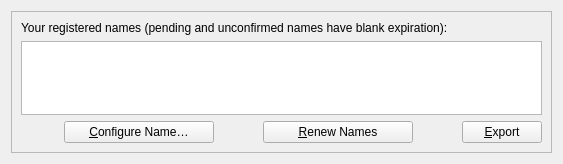
<?xml version="1.0" encoding="UTF-8"?>
<ui version="4.0">
 <class>ManageNamesPage</class>
 <widget class="QWidget" name="ManageNamesPage">
  <property name="geometry">
   <rect>
    <x>0</x>
    <y>0</y>
    <width>563</width>
    <height>164</height>
   </rect>
  </property>
  <layout class="QHBoxLayout" name="horizontalLayout">
   <item>
    <widget class="QFrame" name="frame2">
     <property name="sizePolicy">
      <sizepolicy hsizetype="Preferred" vsizetype="Expanding">
       <horstretch>0</horstretch>
       <verstretch>0</verstretch>
      </sizepolicy>
     </property>
     <property name="frameShape">
      <enum>QFrame::StyledPanel</enum>
     </property>
     <property name="frameShadow">
      <enum>QFrame::Sunken</enum>
     </property>
     <layout class="QVBoxLayout" name="verticalLayout">
      <item>
       <widget class="QLabel" name="label_5">
        <property name="sizePolicy">
         <sizepolicy hsizetype="Preferred" vsizetype="Maximum">
          <horstretch>0</horstretch>
          <verstretch>0</verstretch>
         </sizepolicy>
        </property>
        <property name="text">
         <string>Your registered names (pending and unconfirmed names have blank expiration):</string>
        </property>
        <property name="alignment">
         <set>Qt::AlignLeading|Qt::AlignLeft|Qt::AlignVCenter</set>
        </property>
       </widget>
      </item>
      <item>
       <widget class="QTableView" name="tableView">
        <property name="contextMenuPolicy">
         <enum>Qt::CustomContextMenu</enum>
        </property>
        <property name="toolTip">
         <string>Double-click name to configure</string>
        </property>
        <property name="tabKeyNavigation">
         <bool>false</bool>
        </property>
        <property name="alternatingRowColors">
         <bool>true</bool>
        </property>
        <property name="selectionMode">
         <enum>QAbstractItemView::ExtendedSelection</enum>
        </property>
        <property name="selectionBehavior">
         <enum>QAbstractItemView::SelectRows</enum>
        </property>
        <property name="sortingEnabled">
         <bool>true</bool>
        </property>
        <attribute name="verticalHeaderVisible">
         <bool>false</bool>
        </attribute>
       </widget>
      </item>
      <item>
       <layout class="QHBoxLayout" name="horizontalLayout_3">
        <item>
         <spacer name="countConfigureSpacer">
          <property name="orientation">
           <enum>Qt::Horizontal</enum>
          </property>
          <property name="sizeHint" stdset="0">
           <size>
            <width>40</width>
            <height>20</height>
           </size>
          </property>
         </spacer>
        </item>
        <item>
         <widget class="QPushButton" name="configureNameButton">
          <property name="sizePolicy">
           <sizepolicy hsizetype="Fixed" vsizetype="Fixed">
            <horstretch>0</horstretch>
            <verstretch>0</verstretch>
           </sizepolicy>
          </property>
          <property name="minimumSize">
           <size>
            <width>150</width>
            <height>0</height>
           </size>
          </property>
          <property name="toolTip">
           <string>Configure name and submit update operation</string>
          </property>
          <property name="text">
           <string>&amp;Configure Name…</string>
          </property>
          <property name="default">
           <bool>false</bool>
          </property>
         </widget>
        </item>
        <item>
         <spacer name="configureRenewSpacer">
          <property name="orientation">
           <enum>Qt::Horizontal</enum>
          </property>
          <property name="sizeHint" stdset="0">
           <size>
            <width>40</width>
            <height>20</height>
           </size>
          </property>
         </spacer>
        </item>
        <item>
         <widget class="QPushButton" name="renewNameButton">
          <property name="sizePolicy">
           <sizepolicy hsizetype="Fixed" vsizetype="Fixed">
            <horstretch>0</horstretch>
            <verstretch>0</verstretch>
           </sizepolicy>
          </property>
          <property name="minimumSize">
           <size>
            <width>150</width>
            <height>0</height>
           </size>
          </property>
          <property name="toolTip">
           <string>Renew the names with their current values</string>
          </property>
          <property name="text">
           <string>&amp;Renew Names</string>
          </property>
          <property name="default">
           <bool>false</bool>
          </property>
         </widget>
        </item>
        <item>
         <spacer name="renewExportSpacer">
          <property name="orientation">
           <enum>Qt::Horizontal</enum>
          </property>
          <property name="sizeHint" stdset="0">
           <size>
            <width>40</width>
            <height>20</height>
           </size>
          </property>
         </spacer>
        </item>
        <item>
         <widget class="QPushButton" name="exportButton">
          <property name="toolTip">
           <string>Export the data in the current tab to a file</string>
          </property>
          <property name="text">
           <string>&amp;Export</string>
          </property>
          <property name="icon">
           <iconset>
            <normaloff>:/icons/export</normaloff>:/icons/export</iconset>
          </property>
          <property name="autoDefault">
           <bool>false</bool>
          </property>
         </widget>
        </item>
       </layout>
      </item>
     </layout>
    </widget>
   </item>
  </layout>
 </widget>
 <resources/>
 <connections/>
</ui>
